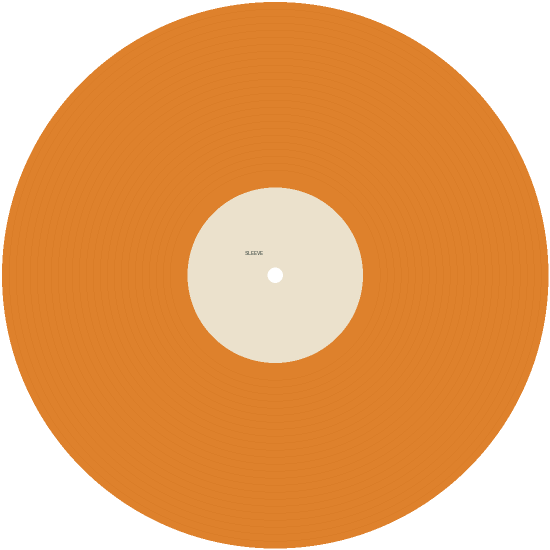
#> input picture Resources/Samples/Oranje-referentie.png, 1100 x 1100 px (shown at 1/2 size)
$ python -i scan_alles.py   (imports and definitions only)   (older library calls are emulated)
#> lines starting #> are read from the running program, lines starting #| are printed output that depends on the picture
### Resources/Tools/scan_stitch.py
#!/usr/bin/env python3
"""Meerdere flatbed-deelscans van één hoes of plaat samenvoegen tot één beeld.

Gemaakt voor lp-hoezen en platen die niet in één keer op de scanner passen.
Anders dan een gewone panorama-merge:
  - alleen verschuiving + draaiing (een flatbed vervormt niet), dus geen
    "uitgerekte" of kromme stukken
  - het witte scannerdeksel rond de hoes telt niet mee en wordt nooit over de
    hoes heen geplakt
  - kleur/grijs gelijktrekken: elk stuk krijgt per kleurkanaal een zacht
    verlopende correctie (vaste zweem + lichtverloop van de lamp), gemeten in
    de overlap; ook voor de lastige grijstinten
  - naden zacht laten overlopen

Gebruik:
  python3 scan_stitch.py uit.png deel1.jpg deel2.jpg deel3.jpg ...
      [--geen-kleur]   kleuren niet gelijktrekken
      [--vorm hoes|plaat] standaard bepaalt hij dat zelf
      [--referentie N] stuk N (1 = eerste) is de kleurreferentie (standaard:
                       het stuk met de meeste overlap)
  De oriëntatie van het resultaat is die van het eerste deel.

Uitvoer: png met transparantie waar geen scan was. Daarna eventueel
scan_cutout.py (cover/vinyl) en de watermerkstap.
"""
import argparse, os, sys, gc, contextlib
from scan_progress import progress
from scan_blend import detail_blur
from scan_fields import GainPlane, CorrectedImage, FieldGain
from scan_memory import MappedScanStore,MappedArrayStore,render_tile_size,drop_array_pages,flush_array_rows,MemoryLease
import numpy as np
import cv2

MAX_SIDE = 3600        # rekenschaal: langste zijde voor uitlijnen/kleur/vorm (uitvoer is volle resolutie)
TILE = 2048           # blokgrootte voor het opbouwen op volle resolutie (geheugen)
MATCH_SIZE = 3000      # langste zijde voor het zoeken naar overeenkomsten (hoog = nauwkeurig)
DETAIL_SIGMA = 6       # px: fijner dan dit = detail (uit één scan), grover = kleur/licht (overvloeien)
FEATHER = 700          # px: zo ver van de scanrand weegt een pixel pas volledig mee
                       # (randen van de glasplaat zijn donkerder: lamp + schaduw)
EDGE = 150             # px van de rand die niet meetelt bij het kleurmeten
QUALITY_WINDOW = 48    # px (rekenschaal): vakjes waarin de eindcontrole naden en scherpte meet
QUALITY_MIN_SPOTS = 3  # pas vanaf zoveel plekken een melding (één plek is vaak structuur, geen tekst)
QUALITY_RESPONSE = 0.3 # minimale betrouwbaarheid van de verschuivingsmeting
QUALITY_SHIFT = 4.0   # px (uitvoer): zoveel verschuiving op een naad door tekst wordt gemeld
SEAM_CORRIDOR = 40    # px (rekenschaal): zo ver mag een naad van de scherpste-scan-grens afwijken
REFINE_MAX_ERROR = 4.0 # px (rekenschaal): paren die volgens de boom verder afwijken, tellen niet mee bij het bijstellen
INK_EDGE = 0.35       # deel van de sterkste randen dat als tekst/drukwerk telt (hoeskader)
INK_OUTSIDE = 0.03    # zoveel drukwerk mag buiten het hoeskader vallen; meer = kader te klein
INK_MARGIN = 0.01     # ruimer kader begint minstens zo ver (deel van de zijde) buiten de tekst
INK_WINDOW = 15       # px (op 0,2): vak waarin drukwerk randen in beide richtingen heeft
INK_BOTH = 0.15       # zoveel van dat vak met randen per richting
HOLE_RADIUS = 0.022   # asgat (straal) als deel van de plaatstraal; iets kleiner dan 0,026 voor de marge
SPREAD_ASPECT = 1.7   # samengevoegd vlak minstens zo langwerpig: uitgeklapte binnenkant (2:1)
LP_MM = 304.8         # bekende maat 12": vangnet als de papierrand nergens te zien is
INK_MIN_AREA = 0.002  # minder drukwerk dan dit deel van het canvas: geen controle (alleen lijnen)
REFINE_SLACK = 0.5     # px: bijstellen mag geen enkel paar meer dan dit verslechteren
SEAM_SIDE = 1200       # px: rekenschaal voor het kiezen van de naden
WINNER_SMOOTH = 8     # px (rekenschaal): keuzekaart per deelscan samenhangend maken
SHARP_SIGMA_MM = 0.7   # scherpte meten over ±0,7 mm
DETAIL_RATIO = 1.8     # zoveel scherper moet een scan zijn om bij kleine tekst te winnen
TONE_SIGMA = 30        # px (rekenschaal): alleen deze heel grove toon wordt tussen deelscans gemengd;
                       # alles fijner (ook letters) komt uit de gekozen deelscan
MAX_SLOPE = 0.06      # lichtverloop per deelscan: max ~6% over de hele breedte/hoogte
MAX_CAST = 0.04        # vaste kleurzweem per kanaal: max ~4%


def open_srgb(path, factor=1.0):
    """Open with the established resize/profile path, avoiding RGB copies."""
    import io
    from PIL import Image,ImageCms
    Image.MAX_IMAGE_PIXELS=None
    image=Image.open(path)
    profile=image.info.get('icc_profile')
    if image.mode not in ('RGB','RGBA','L'):image=image.convert('RGB')
    if factor != 1:
        image=image.resize((max(1,round(image.width*factor)),max(1,round(image.height*factor))),Image.LANCZOS)
    if image.mode != 'RGB':image=image.convert('RGB')
    if profile:
        source=ImageCms.ImageCmsProfile(io.BytesIO(profile))
        if 'srgb' not in ImageCms.getProfileDescription(source).lower():
            ImageCms.profileToProfile(image,source,ImageCms.createProfile('sRGB'),outputMode='RGB',inPlace=True)
    return image


# [9 lines left out: function load_into, not called in this run]


def load(path,f=1.0,consume_cache=False):
    """Read BGR in sRGB, optionally resized; no source file is modified."""
    try:
        from scan_previews import get
        cached=get(path,f,consume=consume_cache)
        if cached is not None:return cached
        with open_srgb(path,f) as image:
            return cv2.cvtColor(np.asarray(image),cv2.COLOR_RGB2BGR)
    except Exception as error:
        sys.exit(f'can’t read {path}: {error}')


# [122 lines left out: functions load_previews, lid_colour, background_mask, features, faint_print, pair_matches and 1 more, not called in this run]


STRETCH_GAIN = 0.8    # rekcorrectie alleen bij minstens 20% betere passing

# [208 lines left out: functions scanner_stretch, pair_errors, refine_placement, place, stitch_quality, quality_messages and 1 more, not called in this run]


TONE_FIELD_MM = 10.0   # zo glad is het toonveld per deelscan (mm); fijn genoeg voor het licht dat langs de glasrand afloopt
TONE_FIELD_MAX = 0.12  # hooguit 12% lichter of donkerder
TONE_EDGE_MM = 1.0     # zo ver van de rand van een deelscan telt hij niet mee (randschaduw van de scanner, ±0,5 mm)


GLASS_NODES = (8, 11)  # vakken over het glas (breedte x hoogte, ±27 mm): fijn genoeg voor de afloop langs de rand
GLASS_MAX = 0.15       # hooguit 15% correctie door het lichtpatroon


GLASS_FOR_RECORDS = os.environ.get('SLEEVE_GLASS_RECORDS') == '1'   # proef 14 nov: lichtpatroon ook op dekkend vinyl (doorschijnend: kleur schijnt door)
SEAM_LEVEL = False   # uit: verschoof de toon langs de scanranden en daarmee de gevonden hoesrand (Queen-insert,
if os.environ.get('SLEEVE_SEAM_LEVEL') == '1':
    SEAM_LEVEL = True  # optie 'Level tone across the seams' (0.5.33): alleen voor de pixels, de randen komen uit een gewone run
                     # Deena front 1-1,4 mm in de vaste toets, 13 nov); op de backs maakte het nauwelijks verschil
GLASS_FILE = '.sleeve-glas.json'   # het gemeten lichtpatroon, bij de scans bewaard (zelfde scanner, zelfde sessie)


# [165 lines left out: functions glass_apply, glass_load, glass_fields, tone_fields, not called in this run]


LEVEL_MAX = 0.15       # seam leveling: hooguit 15% lichter of donkerder per plek


# [648 lines left out: functions seam_level, feather_weight, gain_correct, edge_maps, ring_support, find_circle and 11 more, not called in this run]


def main():
    with contextlib.ExitStack() as resources:
        main_with_resources(resources)

# [456 lines left out: function main_with_resources, not called in this run]


# [2 lines that do not run on import are left out]

### Resources/Tools/scan_cutout.py
#!/usr/bin/env python3
"""Scans van cd's en hoesjes klaarmaken voor de site, in dezelfde stijl als de
bestaande scans van muziekuitgaven.

CD / DVD (modus "cd"):
  - zoekt de schijf in de scan (cirkel-fit op de rand van de schijf; valt terug
    op het omsluitende kader als de schijf slecht afsteekt tegen de achtergrond,
    bv. een witte schijf op een lichtgrijze scanner)
  - haalt de doorzichtige buitenring weg: knipt af op de bedrukte rand
  - schijf vult het hele vierkant (standaard 1200x1200)
  - achtergrond en middengat transparant (gat = 13,8% van de diameter, gemeten
    op de bestaande cd's van de site)
  - optioneel draaien met --angle (graden, tegen de klok in) zodat de tekst
    recht staat

Vinyl (modus "vinyl"):
  - zoekt de buitenrand van de hele plaat (dus niet het label)
  - plaat vult het vierkant, achtergrond transparant, klein asgat (2,6%)
  - 7" met groot middengat: --gat 0.217

Hoes (modus "cover"):
  - zet een scheef gescande hoes automatisch recht (tot 8 graden)
  - snijdt de scannerachtergrond weg rond de hoes
  - let op: een witte hoes op een witte scanner herkent hij niet

Gebruik:
  python3 scan_cutout.py cd    scan.png  uit.png  [--angle 90]
  python3 scan_cutout.py vinyl scan.png  uit.png  [--angle 0] [--gat 0.217]
  python3 scan_cutout.py cover scan.png  uit.png  [--niet-rechtzetten]
  python3 scan_cutout.py map   <invoermap> <uitvoermap> [--angles hoeken.json]
      verwerkt een hele map: bestanden die op _cd / _cd1 / _cd2 / _dvd eindigen
      als schijf, de rest als hoes. hoeken.json = {"bestandsnaam_zonder_ext": graden}

De app bewaart afzonderlijke resultaatbestanden.
"""
import argparse, json, os, re, sys
import numpy as np
from PIL import Image, ImageDraw, ImageFilter
Image.MAX_IMAGE_PIXELS = None

HOLE = 0.138        # cd/dvd: gatdiameter / schijfdiameter, zoals op de site
HOLE_VINYL = 0.026  # lp/7": klein asgat, zoals op de site (7" met groot gat: --gat 0.217)
SWEEP_MARGIN = 1.2     # leesstand-zoektocht: de winnaar moet 20% meer echte woorden halen dan de rest
LABEL_REFINE_MIN = 1.5 # graden: kleinere bijstellingen zijn ruis van het labelontwerp (gemeten tot 1,3)
LABEL_REFINE = 8.0     # graden: fijnbijstelling op de tekstregels na de grove meting (en na de leesstand-zoektocht in stappen van 15)
TEXT_LINE_MIN = 1.2    # graden: zoveel moeten de rechte tekstregels nog afwijken voor een laatste bijstelling
TEXT_LINE_MAX = 8.0    # graden: grotere hoek van een 'regel' is geen tekstregel maar ontwerp
MAX_LABEL_SKEW = 12.0  # graden: grotere fijne scheefstand van een label is eerder een meetfout
SIZE = None       # None = volle resolutie (de site-versie maakt een andere Quick Action)


# [239 lines left out: functions content_mask, fit_circle, find_disc, refine_circle, find_record, printed_radius and 5 more, not called in this run]


def ocr_tool():
    """Klein Swift-programmaatje (Apple Vision tekstherkenning); wordt bij het
    eerste gebruik gecompileerd naast dit script. None als dat niet lukt."""
    import subprocess
    here = os.path.dirname(os.path.abspath(__file__))
    src = os.path.join(here, 'sleeve_ocr.swift'); exe = os.path.join(here, 'sleeve_ocr')
    if os.path.exists(exe) and os.path.getmtime(exe) >= os.path.getmtime(src):
        return exe
    r = subprocess.run(['swiftc', '-O', src, '-o', exe], capture_output=True)
    return exe if r.returncode == 0 else None


_WORDS = None


# [673 lines left out: functions _words, reading_sweep, reading_quadrant, clean_radius, already_cut, clean_cd_circle and 12 more, not called in this run]


def main():
    from scan_memory import MemoryLease
    with MemoryLease(48,phase='Cutting out image'):return main_with_memory()


# [30 lines left out: function main_with_memory, not called in this run]


# [2 lines that do not run on import are left out]

### Resources/Tools/scan_previews.py
"""Job-local, exact-scale sRGB work previews; never substitute a nearby scale."""
import hashlib,os
from pathlib import Path
import numpy as np


def cache_path(path,scale):
    root=os.environ.get('SLEEVE_WORK_PREVIEWS')
    if not root:return None
    source=Path(path).resolve();stat=source.stat()
    signature=f'{source}\0{stat.st_size}\0{stat.st_mtime_ns}\0{float(scale).hex()}'
    return Path(root)/(hashlib.sha256(signature.encode()).hexdigest()+'.npy')


# [9 lines left out: function put, not called in this run]


def get(path,scale,consume=False):
    destination=cache_path(path,scale)
    if destination is None or not destination.exists():return None
    from PIL import Image
    try:
        with Image.open(path) as source:shape=(max(1,round(source.height*scale)),max(1,round(source.width*scale)),3)
        image=np.load(destination,allow_pickle=False)
        if image.dtype==np.uint8 and image.shape==shape:
            if consume:destination.unlink(missing_ok=True)
            return image
    except (OSError,ValueError,EOFError):pass
    return None

### Resources/Tools/scan_alles.py
#!/usr/bin/env python3
"""Alle scans van één uitgave in één keer verwerken.

  python3 scan_alles.py scan1 scan2 scan3 ...   [--uit map]  [--geen-vragen]

1. groeperen: scans die overlappen zijn delen van één hoes/plaatkant
2. groepen met meerdere delen samenvoegen (scan_stitch.py, volle resolutie)
3. per resultaat: schijf (rond, gat in het midden) of hoes?
     cd/plaat -> uitknippen + tekst rechtop (scan_cutout.py cd|vinyl --auto)
     hoes     -> bijsnijden + rechtzetten (scan_cutout.py cover) + leesrichting
4. naam: één keer een Discogs-link (optioneel), dan per resultaat de kant
   kiezen (voorbeeld opent). Naam volgens het schema via scan_naam.py:
     jaar_titel_formaat_label_land[_kleur][_promo]_kant
   Zonder link: <eerste scan>_<kant>.
Uitvoer in de map 'verwerkt' naast de scans.
"""
import argparse, os, subprocess, sys, tempfile, contextlib
from functools import lru_cache
import numpy as np
import cv2
from PIL import Image
Image.MAX_IMAGE_PIXELS = None

HERE = os.path.dirname(os.path.abspath(__file__))
PY = sys.executable
sys.path.insert(0, HERE)
from scan_progress import progress
import scan_stitch as ST          # noqa: E402
import scan_cutout as CU          # noqa: E402
from scan_memory import MemoryLease,physical_memory,GiB

MERGE_SCORE = 0.65        # gemiddelde gelijkenis waarboven twee groepen scans samengaan
MERGE_WEAKEST = 0.50      # ...of: alle paren passen, geen onder deze waarde
MERGE_STRONGEST = 0.70    #    en minstens één paar boven deze waarde
MIN_INLIERS = 40          # passende punten voor een paar deelscans
MIN_INLIERS_QUARTER = 25  # ... als ze precies een kwartslag (of recht) t.o.v. elkaar liggen
KANTEN = ['front', 'back', 'inside', 'insert', 'insert_left', 'insert_right', 'inlay', 'sidea', 'sideb', 'sidec', 'sided', 'cd', 'cd1', 'cd2', 'sticker']
LAST = os.path.expanduser('~/.sleeve_laatste_discogs')


def osa(script):
    r = subprocess.run(['osascript', '-e', script], capture_output=True, text=True)
    return r.stdout.strip() if r.returncode == 0 else ''


def small(path, side=1400):
    with Image.open(path) as im:
        w, h = im.size
    f = min(1.0, side / max(w, h))
    return ST.load(path, f), f


_disc_side_results = {}

def disc_side(path, preview=None, original=None):
    """Read a side marker; a supplied preview avoids decoding the source twice."""
    stat=os.stat(path);key=(os.path.abspath(path),stat.st_size,stat.st_mtime_ns)
    if key in _disc_side_results:return _disc_side_results[key]
    if preview is None:preview,_=small(path,700)
#> in small, im is the input picture: PIL image 1100x1100 RGBA; mean R, G, B, A 172.7, 107.2, 46.4, 197.5
#> in open_srgb, `image=image.resize((max(1,round(image.width*factor)),max(1,round(image..`:
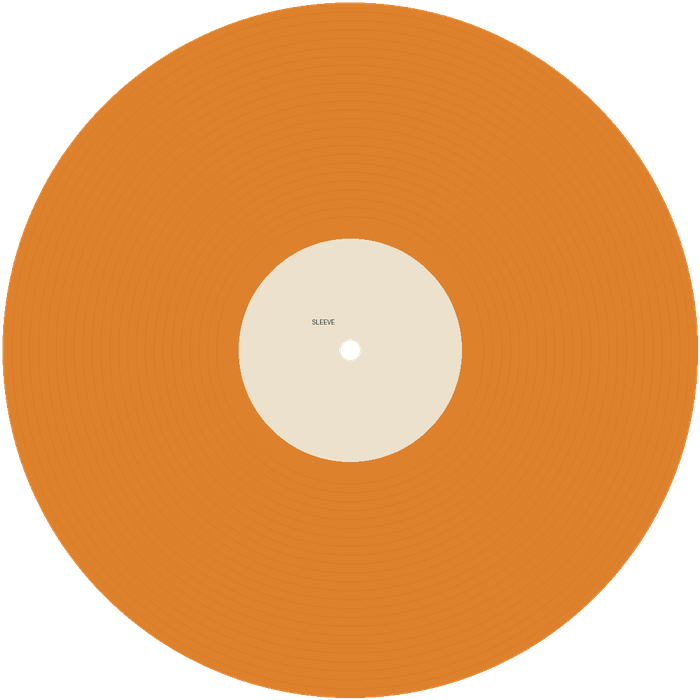
#> image: PIL image 700x700 RGBA; mean R, G, B, A 174.4, 108.2, 46.8, 197.5; transparent parts drawn white
#> in open_srgb, `if image.mode != 'RGB':image=image.convert('RGB')`:
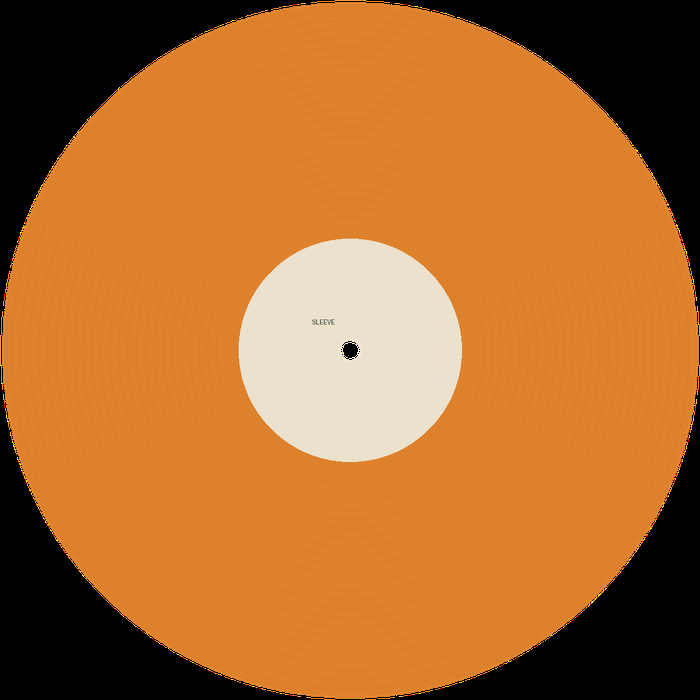
#> image: PIL image 700x700 RGB; mean R, G, B 174.4, 108.2, 46.8
#> in load, `return cv2.cvtColor(np.asarray(image),cv2.COLOR_RGB2BGR)`:
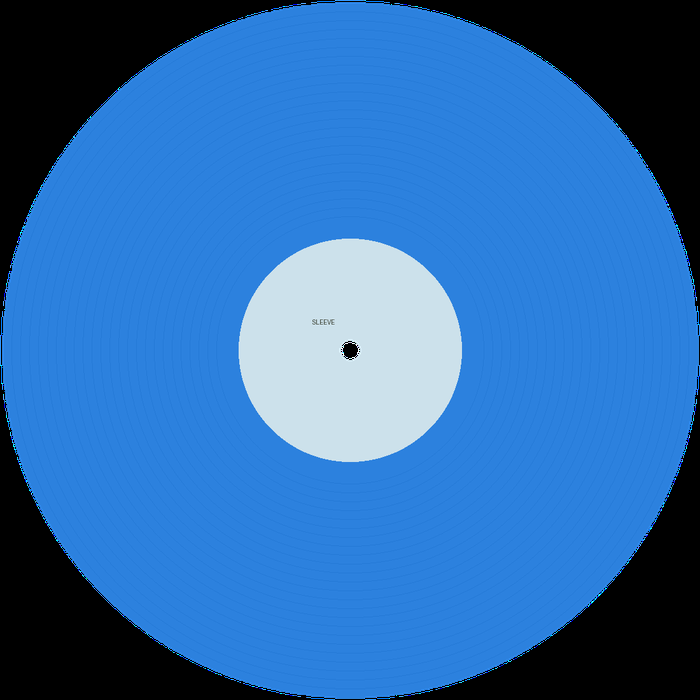
#> returned value: shape (700, 700, 3); mean R, G, B 46.8, 108.2, 174.4
    result=disc_side_from_preview(path,preview,original)
    if len(_disc_side_results)>=256:_disc_side_results.pop(next(iter(_disc_side_results)))
    _disc_side_results[key]=result
    return result

def label_circle(im):
    """Het middenlabel van een plaat op een voorbeeld: (x, y, r) of None."""
    gray = cv2.GaussianBlur(cv2.cvtColor(im, cv2.COLOR_BGR2GRAY), (3, 3), 0)
    m = min(gray.shape)
    circles = cv2.HoughCircles(gray, cv2.HOUGH_GRADIENT, dp=1, minDist=m*.1,
                              param1=60, param2=35, minRadius=int(m*.09), maxRadius=int(m*.27))
    if circles is None:
        return None
    x, y, r = circles[0][0]
    # Red vinyl and a dark label can have the same luminance. Keep chromatic
    # boundaries when checking that the candidate is a real circular label.
    channel_edges=[cv2.Canny(cv2.GaussianBlur(channel,(3,3),0),30,90) for channel in cv2.split(im)]
    edge = cv2.dilate(np.maximum.reduce(channel_edges+[cv2.Canny(gray,30,90)]),np.ones((5,5),np.uint8))
    angles = np.linspace(0,2*np.pi,360,endpoint=False)
    xx = np.round(x+r*np.cos(angles)).astype(int); yy = np.round(y+r*np.sin(angles)).astype(int)
    valid = (xx>=0)&(yy>=0)&(xx<gray.shape[1])&(yy<gray.shape[0])
    if valid.mean()<.9 or (edge[yy[valid],xx[valid]]>0).mean()<.65:
        return None
    return float(x), float(y), float(r)


def disc_side_from_preview(path, im, original=None):
    """Read an explicit side marker on the centre label, never infer from artwork."""
    import re
    circle = label_circle(im)
#> (the rest of the program and of its run is left out)
